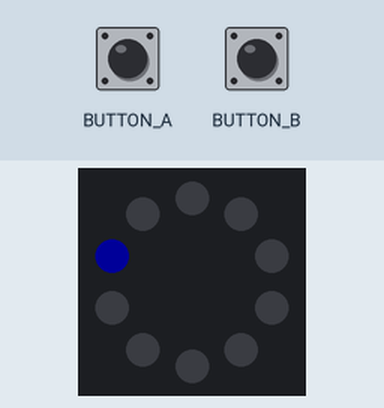
Bench run of a program on a simulated Circuit Playground running CircuitPython. On the bench: the board's ring of 10 RGB LEDs (number 0 left of the top, counting anticlockwise). Dim RGB values are drawn brighter than linear.

Above: at 0.01 s.
At 0.78 s:
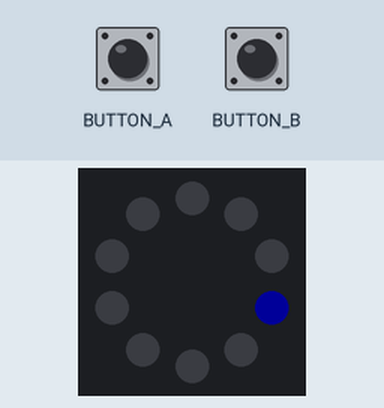

Measured:
- by itself, everything shown: repeats every 0.51 s, in 10 steps

The program:

05_moving_leds.py
```python
from adafruit_circuitplayground.express import cpx
import time

BLACK = 0x000000
BLUE = 0x0000FF

cpx.pixels.brightness = 0.10
i = 0
direction = 1
while True:
    if cpx.button_a:
        direction = 1
    if cpx.button_b:
        direction = -1
    i += direction
    i = i % 10
    cpx.pixels.fill(BLACK)
    cpx.pixels[i] = BLUE
    time.sleep(0.05)
```
